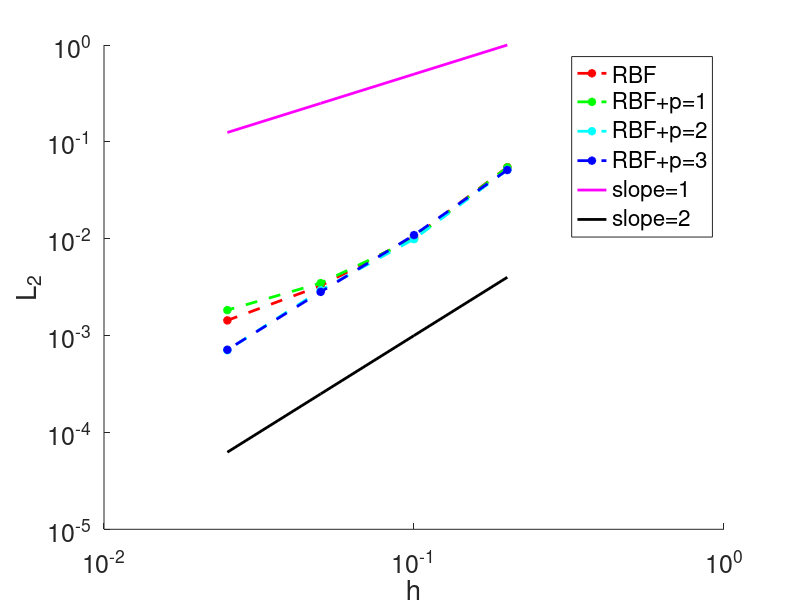
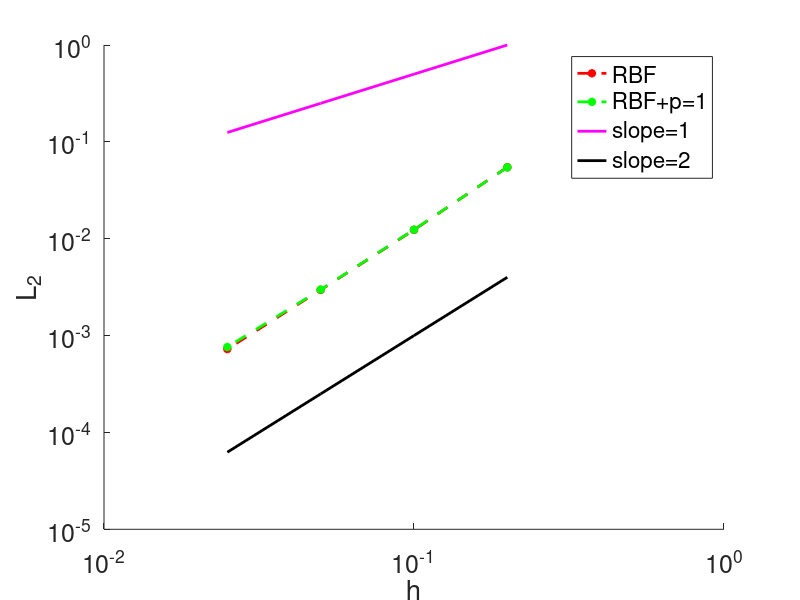

The MATLAB script that drew these images, in order:
clc; close all; clear all;

%% problem properties
% % problem properties
% pp = containers.Map({            'prblm', 'dof per node', 'conductivity'}, ...
%                      { "steady heat MMS",              1,              1});
%                  
% % background mesh
% box1 = [-2,2; -2,2];
% h1   = [ 0.2,  0.2]/2/2/2;
% 
% % boundary condition map - bottom, right, top, left
% bc1 = containers.Map({   'bottom',     'right',       'top',      'left'}, ...
%                      {"dirichlet", "dirichlet", "dirichlet", "dirichlet"});
% % near body mesh
% box2 = [-1.13625,0.86375; -1.13625,0.86375];
% h2   = [             0.2,              0.2]/2/2/2;
% 
% % boundary condition map - bottom, right, top, left
% bc2 = containers.Map({ 'bottom',   'right',     'top',    'left'}, ...
%                      {"overset", "overset", "overset", "overset"});
%
% ov_info = containers.Map({ 'num grids', 'mesh1 donor', 'mesh2 donor', 'mandatory frng', 'overlap', 'donor grid', ...
%                            'intrp radius', 'intrp type', 'intrp shape', 'shape param', 'poly order'}, ...
%                          { 2, 2, 1, 2, [3*h2(1), 3*h2(1), 3*h2(1), 3*h2(1)], "radial", ...
%                            2.5*max(h2), "rbf", "gaussian", 1.0, 3 });
% 
% % convergence parameters
% N_iters    =    10; % Maximum number of Newton steps
% resnrmdrop = 1e-09; % Newton convergence criteria

del    = 0.2;
h      = [del del/2 del/4 del/8];
L2_pm1 = [5.473572e-02 1.031028e-02 3.263450e-03 1.435484e-03];
L2_p1  = [5.458472e-02 1.000392e-02 3.480595e-03 1.832472e-03];
L2_p2  = [5.152661e-02 9.918104e-03 2.935698e-03 7.070890e-04];
L2_p3  = [5.123901e-02 1.090484e-02 2.824788e-03 7.134444e-04];
y_vals1= 5*h;
y_vals2= 0.1*h.^2;

figure(1)
clf
hold on
plot(h,L2_pm1,'--*r','LineWidth', 2);
plot(h, L2_p1,'--*g','LineWidth', 2);
plot(h, L2_p2,'--*c','LineWidth', 2);
plot(h, L2_p3,'--*b','LineWidth', 2);
plot(h,y_vals1,'-m','LineWidth', 2);
plot(h,y_vals2,'-k','LineWidth', 2);
set(gca, 'XScale', 'log', 'YScale', 'log');
xlabel('h','FontSize',18); ylabel('L_2','FontSize',18);
legend('RBF', 'RBF+p=1', 'RBF+p=2', 'RBF+p=3', 'slope=1', 'slope=2');
set(gcf,'color','w');
set(gca, 'FontSize', 18);

%% problem parameters
% near body mesh 2 fringe gap: bottom: 7.362500e-01, right: 6.637500e-01, top: 6.637500e-01, left:7.362500e-01 

% ov_info = containers.Map({ 'num grids', 'mesh1 donor', 'mesh2 donor', 'mandatory frng', 'overlap', 'donor grid', ...
%                            'intrp radius', 'intrp type', 'intrp shape', 'shape param', 'poly order'}, ...
%                          { 2, 2, 1, 2, [3*h2(1), 3*h2(1), 3*h2(1), 3*h2(1)], "radial", ...
%                            2.5*max(h2), "rbf", "gaussian", 1.0, 1 });

% ov_info = containers.Map({ 'num grids', 'mesh1 donor', 'mesh2 donor', 'mandatory frng', 'overlap', 'donor grid', ...
%                            'intrp radius', 'intrp type', 'intrp shape', 'shape param', 'poly order'}, ...
%                          { 2, 2, 1, 3, [7*h2(1), 6*h2(1), 6*h2(1), 7*h2(1)], "radial", ...
%                            2.5*max(h2), "rbf", "gaussian", 1.0, 1 });

% ov_info = containers.Map({ 'num grids', 'mesh1 donor', 'mesh2 donor', 'mandatory frng', 'overlap', 'donor grid', ...
%                            'intrp radius', 'intrp type', 'intrp shape', 'shape param', 'poly order'}, ...
%                          { 2, 2, 1, 5, [14*h2(1), 13*h2(1), 13*h2(1), 14*h2(1)], "radial", ...
%                            2.5*max(h2), "rbf", "gaussian", 1.0, 1 });

% ov_info = containers.Map({ 'num grids', 'mesh1 donor', 'mesh2 donor', 'mandatory frng', 'overlap', 'donor grid', ...
%                            'intrp radius', 'intrp type', 'intrp shape', 'shape param', 'poly order'}, ...
%                          { 2, 2, 1, 9, [29*h2(1), 26*h2(1), 26*h2(1), 29*h2(1)], "radial", ...
%                            2.5*max(h2), "rbf", "gaussian", 1.0, 1 });
                       
del    = 0.2;
h      = [del del/2 del/4 del/8];
L2_pm1 = [5.473572e-02 1.234375e-02 2.959796e-03 7.257568e-04];
L2_p1  = [5.458472e-02 1.240483e-02 2.983622e-03 7.620311e-04];
y_vals1= 5*h;
y_vals2= 0.1*h.^2;

figure(2)
clf
hold on
plot(h, L2_pm1,'--*r','LineWidth', 2);
plot(h, L2_p1,'--*g','LineWidth', 2);
plot(h,y_vals1,'-m','LineWidth', 2);
plot(h,y_vals2,'-k','LineWidth', 2);
set(gca, 'XScale', 'log', 'YScale', 'log');
xlabel('h','FontSize',18); ylabel('L_2','FontSize',18);
legend('RBF','RBF+p=1','slope=1', 'slope=2');
set(gcf,'color','w');
set(gca, 'FontSize', 18);
